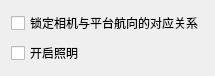
<?xml version="1.0" encoding="UTF-8"?>
<ui version="4.0">
 <class>TetherViewPrefWidget</class>
 <widget class="QWidget" name="TetherViewPrefWidget">
  <property name="geometry">
   <rect>
    <x>0</x>
    <y>0</y>
    <width>200</width>
    <height>64</height>
   </rect>
  </property>
  <property name="windowTitle">
   <string>Tether View</string>
  </property>
  <layout class="QVBoxLayout" name="verticalLayout">
   <item alignment="Qt::AlignLeft|Qt::AlignTop">
    <widget class="QCheckBox" name="lockCameraCheckBox">
     <property name="text">
      <string>锁定相机与平台航向的对应关系</string>
     </property>
    </widget>
   </item>
   <item>
    <widget class="QCheckBox" name="enableLighting">
     <property name="text">
      <string>开启照明</string>
     </property>
    </widget>
   </item>
   <item>
    <spacer name="verticalSpacer">
     <property name="orientation">
      <enum>Qt::Vertical</enum>
     </property>
     <property name="sizeHint" stdset="0">
      <size>
       <width>20</width>
       <height>40</height>
      </size>
     </property>
    </spacer>
   </item>
  </layout>
 </widget>
 <resources/>
 <connections/>
</ui>
